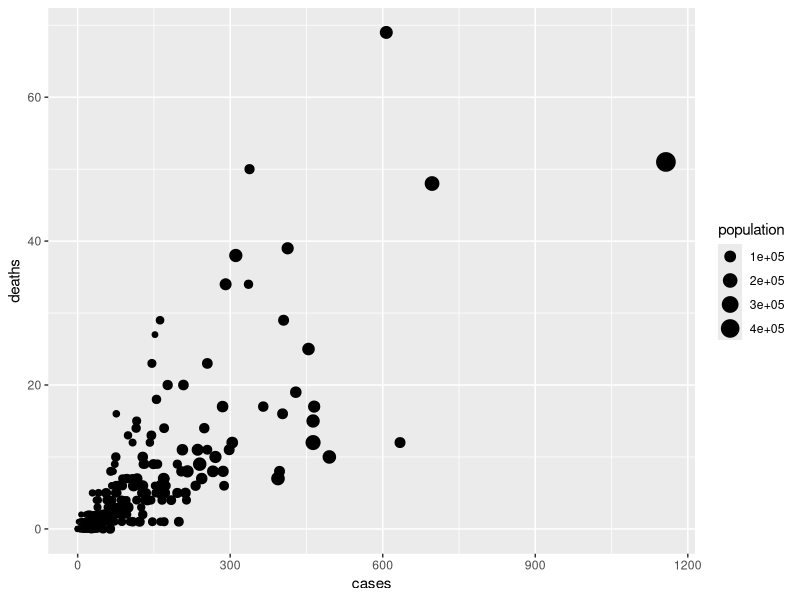
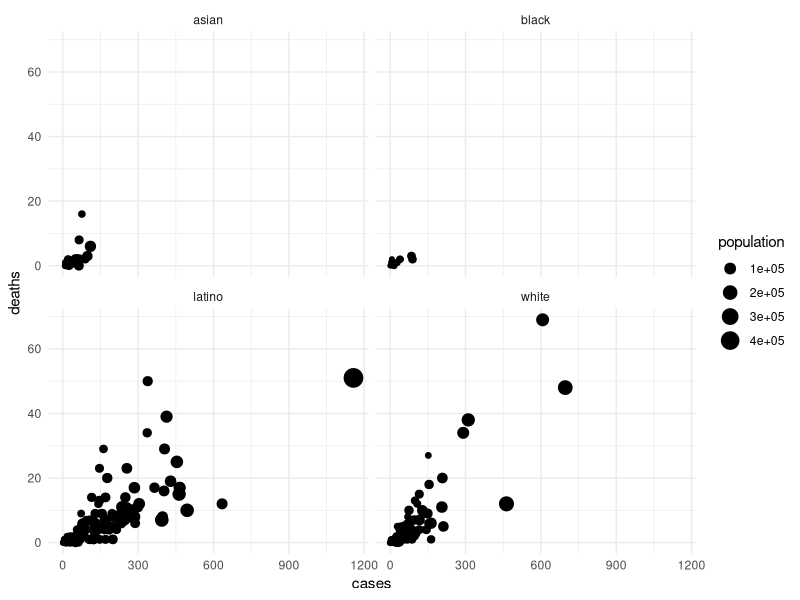
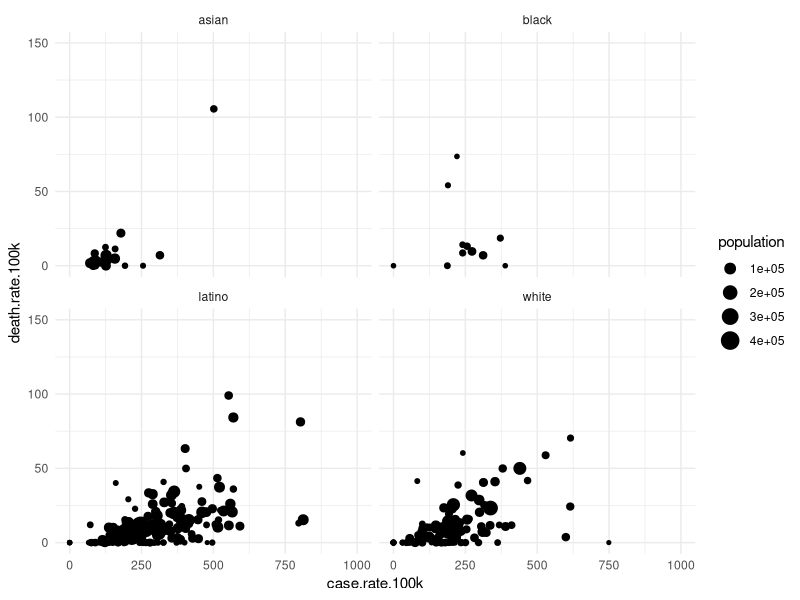

Here is the R script that generated these plots, in order:
library(tidyverse)

county.summary = read_csv('raw/city_community_table.csv')

county.summary

hood.list = read_csv('processed/countywide-statistical-areas-cleaned-list.csv')

hood.list

csa.race = read_csv('gis-census/csa-race.csv')

csa.race

csa.poverty = read_csv('gis-census/csa-poverty.csv')

csa.poverty


hood.list %>% 
  select(csa.hood.name, original.label = original.labels) %>% 
  separate_rows(original.label, sep = ' \\| ')

csa.hoods.now = county.summary %>% 
  rename(original.label = geo_merge) %>% 
  left_join(
    hood.list %>% 
      select(csa.hood.name, original.label = original.labels) %>% 
      separate_rows(original.label, sep = ' \\| ')
  ) %>% 
  group_by(csa.hood.name) %>% 
  summarise(
    cases = sum(cases_final),
    deaths = sum(deaths_final),
    persons.tested = sum(persons_tested_final),
    population = sum(population)
  ) %>% 
  bind_rows(
    tribble(
      ~csa.hood.name, ~cases, ~deaths, ~persons.tested, ~population,
      'Long Beach', 1157, 51, NA_real_, 467354,
      'Pasadena', 607, 69, NA_real_, 138101,
    )
  ) %>% 
  mutate(
    case.rate.100k = cases / population * 100000,
    death.rate.100k = deaths / population * 100000,
  ) %>% 
  left_join(
    csa.race %>% 
      select(csa.hood.name = hood.name, top.group, is.majority)
  ) %>% 
  left_join(
    csa.poverty %>%
      select(csa.hood.name = hood.name, pct.below.poverty) %>% 
      mutate(
        poverty.bin = case_when(
          pct.below.poverty >= 0.15 ~ 'high',
          pct.below.poverty >= 0.05 & pct.below.poverty < 0.15 ~ 'medium',
          pct.below.poverty < 0.05 ~ 'low'
        )
      )
  )

csa.hoods.now

csa.hoods.now %>% 
  ggplot(aes(cases, deaths, size = population)) +
  geom_point()

csa.hoods.now %>% 
  # filter(cases > 0) %>% 
  # filter(deaths > 0) %>% 
  ggplot(aes(cases, deaths, size = population)) +
  facet_wrap(. ~ top.group) +
  # coord_trans(x = 'log10', y = 'log10') +
  geom_point() +
  theme_minimal()


csa.hoods.now %>% 
  # filter(case.rate.100k > 0) %>% 
  # filter(death.rate.100k > 0) %>% 
  ggplot(aes(case.rate.100k, death.rate.100k, size = population)) +
  geom_point() +
  facet_wrap(. ~ top.group) +
  scale_x_continuous(limits = c(0, 1000)) +
  scale_y_continuous(limits = c(0, 150)) +
  # coord_trans(x = 'log10', y = 'log10') +
  theme_minimal()
